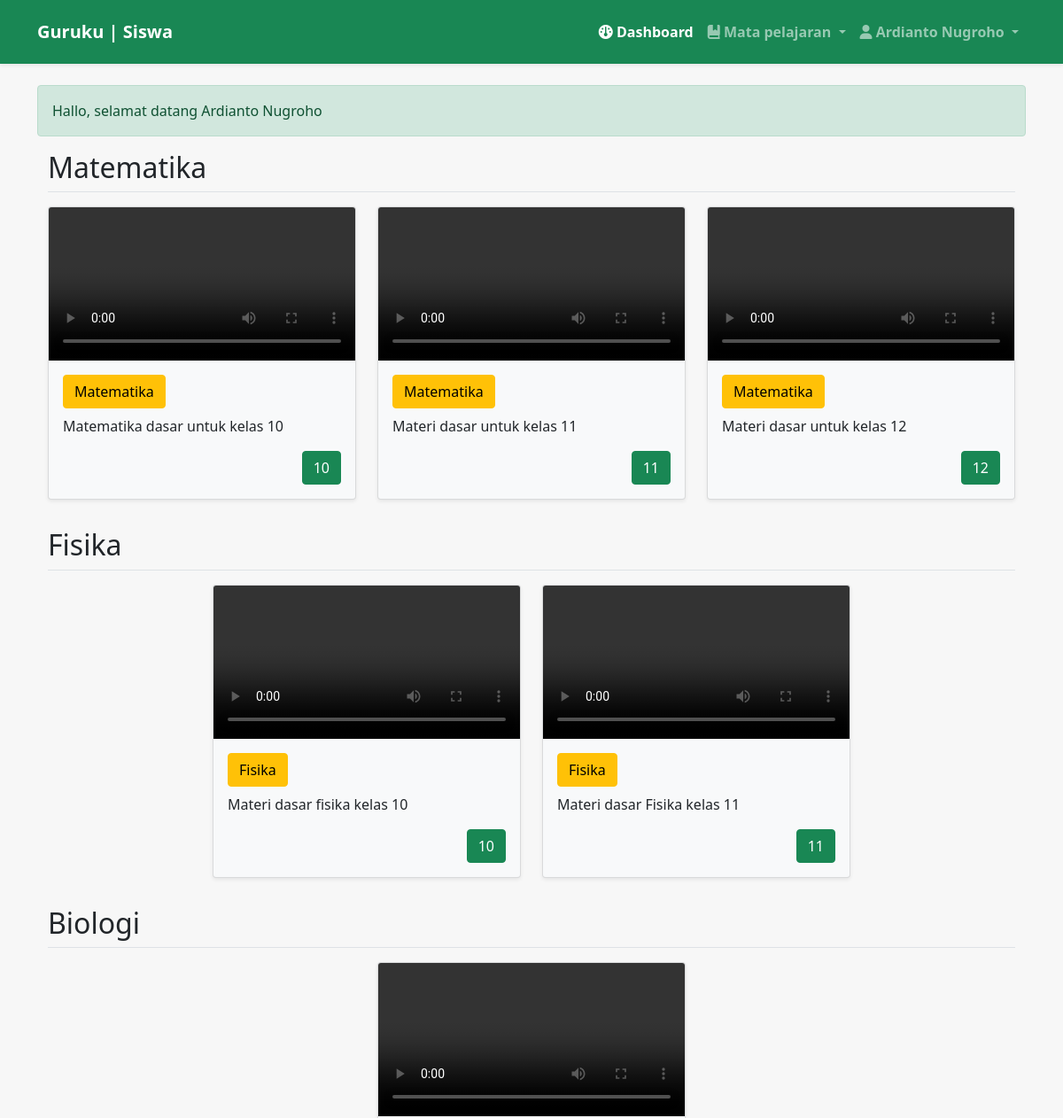
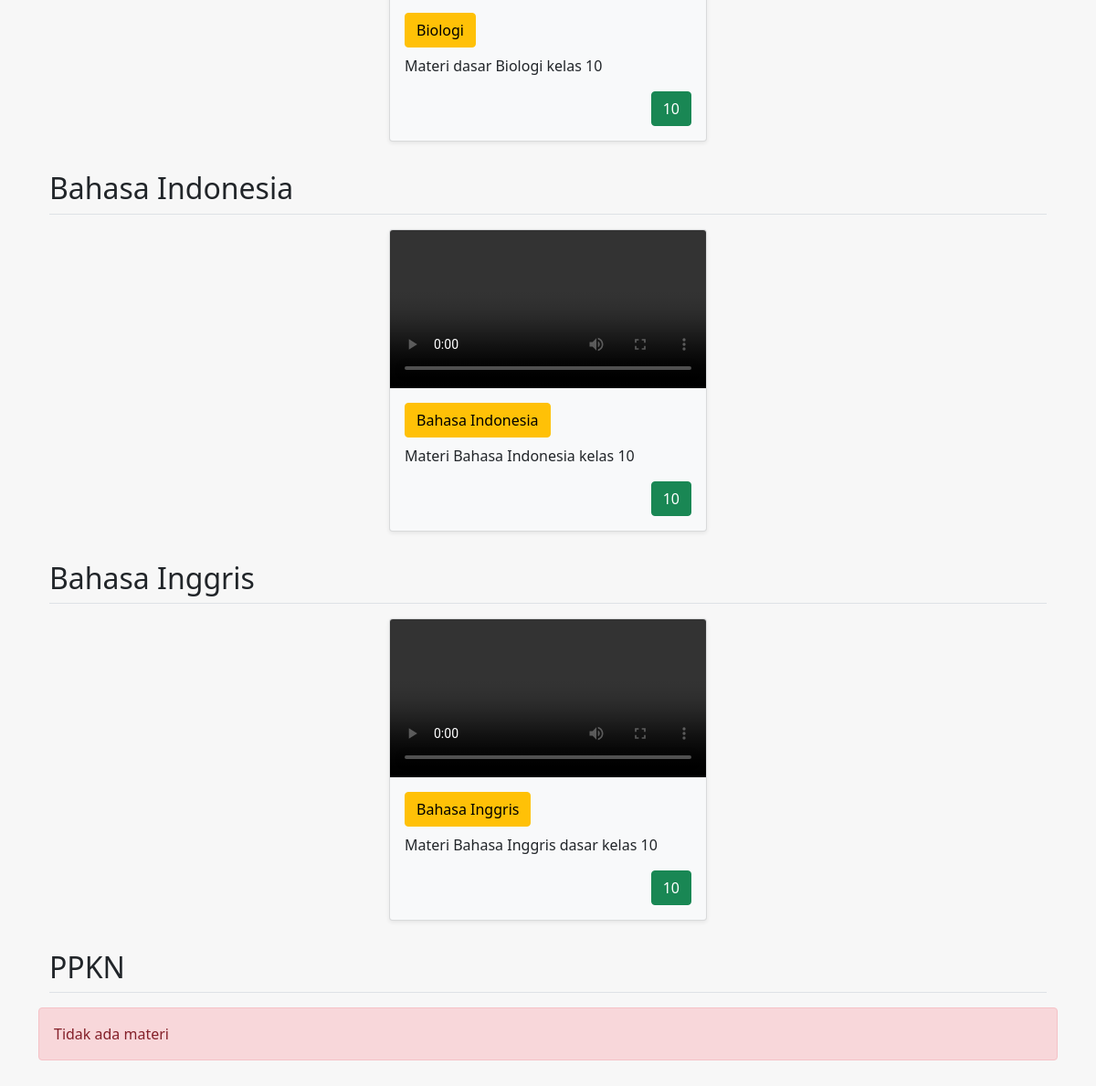
The page /back/siswa/index.php (signed in) on the database its author committed (2 pictures, top to bottom).
### tables this page shows
CREATE TABLE `materi` (
  `id_materi` int(11) NOT NULL,
  `nip` int(50) NOT NULL,
  `kelas_id` int(11) NOT NULL,
  `nama_guru` varchar(255) DEFAULT NULL,
  `nama_mapel` varchar(255) DEFAULT NULL,
  `video` varchar(255) DEFAULT NULL,
  `deskripsi` text DEFAULT NULL,
  `kelas` varchar(255) DEFAULT NULL
);

CREATE TABLE `kelas` (
  `id_kelas` int(11) NOT NULL,
  `nama_kelas` varchar(255) DEFAULT NULL
);

### back/siswa/dashboard.php (the view)
<div class="row">
    <div class="col-md-12">
        <div class="alert alert-success mb-3">
            Hallo, selamat datang <?= $_SESSION['nama'] ?>
        </div>
    </div>
</div>
<div class="container-fluid">
    <h2 class="border-bottom pb-2">Matematika</h2>
        <div class="row justify-content-center mb-3 mt-3">
            <?php
            include '../../config/koneksi.php';
                $query=mysqli_query($koneksi,"SELECT * FROM materi JOIN kelas ON materi.kelas_id = kelas.id_kelas WHERE nama_mapel='Matematika'");
                if (mysqli_num_rows($query) > 0) {
                    foreach($query as $data){
            ?>
               <div class="col-md-4 mb-3">
                <div class="card bg-light shadow-sm">
                    <video src="../guru/materi/video/<?= $data['video'] ?>" controls class="card-img-top"></video>
                        <div class="card-body">
                            <a href="index.php?page=<?= $data['nama_mapel']?>" class="btn btn-warning mb-2"><?= $data['nama_mapel']?></a>
                            <p class="card-text"><?= $data['deskripsi']?></p>
                            <p class="card-text text-end"><small class="text-muted"><a href="index.php?page=kelas_<?= $data['nama_kelas']?>" class="btn btn-success"><?= $data['nama_kelas']?></a></small></p>
                        </div>
                    </div>
               </div>
            <?php
            }
         } else{
            ?>
                <div class="alert alert-danger">Tidak ada materi</div>
            <?php
            }
            ?>
        </div>
    <h2 class="border-bottom pb-2" >Fisika</h2>
        <div class="row justify-content-center mb-3 mt-3">
            <?php
            include '../../config/koneksi.php';
                $query=mysqli_query($koneksi,"SELECT * FROM materi JOIN kelas ON materi.kelas_id = kelas.id_kelas WHERE nama_mapel='Fisika'");
                if (mysqli_num_rows($query) > 0) {
                    foreach($query as $data){
            ?>
               <div class="col-md-4 mb-3">
                <div class="card bg-light shadow-sm">
                    <video src="../guru/materi/video/<?= $data['video'] ?>" controls class="card-img-top"></video>
                        <div class="card-body">
                            <a href="index.php?page=<?= $data['nama_mapel']?>" class="btn btn-warning mb-2"><?= $data['nama_mapel']?></a>
                            <p class="card-text"><?= $data['deskripsi']?></p>
                            <p class="card-text text-end"><small class="text-muted"><a href="index.php?page=kelas_<?= $data['nama_kelas']?>" class="btn btn-success"><?= $data['nama_kelas']?></a></small></p>
                        </div>
                    </div>
               </div>
            <?php
            }
         } else{
            ?>
                <div class="alert alert-danger">Tidak ada materi</div>
            <?php
            }
            ?>
        </div>
    <h2 class="border-bottom pb-2">Biologi</h2>
        <div class="row justify-content-center mb-3 mt-3">
            <?php
            include '../../config/koneksi.php';
                $query=mysqli_query($koneksi,"SELECT * FROM materi JOIN kelas ON materi.kelas_id = kelas.id_kelas WHERE nama_mapel='Biologi'");
                if (mysqli_num_rows($query) > 0) {
                    foreach($query as $data){
            ?>
               <div class="col-md-4 mb-3">
                <div class="card bg-light shadow-sm">
                    <video src="../guru/materi/video/<?= $data['video'] ?>" controls class="card-img-top"></video>
                        <div class="card-body">
                            <a href="index.php?page=<?= $data['nama_mapel']?>" class="btn btn-warning mb-2"><?= $data['nama_mapel']?></a>
                            <p class="card-text"><?= $data['deskripsi']?></p>
                            <p class="card-text text-end"><small class="text-muted"><a href="index.php?page=kelas_<?= $data['nama_kelas']?>" class="btn btn-success"><?= $data['nama_kelas']?></a></small></p>
                        </div>
                    </div>
               </div>
            <?php
            }
         } else{
            ?>
                <div class="alert alert-danger">Tidak ada materi</div>
            <?php
            }
            ?>
        </div>
    <h2 class="border-bottom pb-2">Bahasa Indonesia</h2>
        <div class="row justify-content-center mb-3 mt-3">
            <?php
            include '../../config/koneksi.php';
                $query=mysqli_query($koneksi,"SELECT * FROM materi JOIN kelas ON materi.kelas_id = kelas.id_kelas WHERE nama_mapel='Bahasa Indonesia'");
                if (mysqli_num_rows($query) > 0) {
                    foreach($query as $data){
            ?>
               <div class="col-md-4 mb-3">
                <div class="card bg-light shadow-sm">
                    <video src="../guru/materi/video/<?= $data['video'] ?>" controls class="card-img-top"></video>
                        <div class="card-body">
                            <a href="index.php?page=<?= $data['nama_mapel']?>" class="btn btn-warning mb-2"><?= $data['nama_mapel']?></a>
                            <p class="card-text"><?= $data['deskripsi']?></p>
                            <p class="card-text text-end"><small class="text-muted"><a href="index.php?page=kelas_<?= $data['nama_kelas']?>" class="btn btn-success"><?= $data['nama_kelas']?></a></small></p>
                        </div>
                    </div>
               </div>
            <?php
            }
         } else{
            ?>
                <div class="alert alert-danger">Tidak ada materi</div>
            <?php
            }
            ?>
        </div>
    <h2 class="border-bottom pb-2">Bahasa Inggris</h2>
        <div class="row justify-content-center mb-3 mt-3">
            <?php
            include '../../config/koneksi.php';
                $query=mysqli_query($koneksi,"SELECT * FROM materi JOIN kelas ON materi.kelas_id = kelas.id_kelas WHERE nama_mapel='Bahasa Inggris'");
                if (mysqli_num_rows($query) > 0) {
                    foreach($query as $data){
            ?>
               <div class="col-md-4 mb-3">
                <div class="card bg-light shadow-sm">
                    <video src="../guru/materi/video/<?= $data['video'] ?>" controls class="card-img-top"></video>
                        <div class="card-body">
                            <a href="index.php?page=<?= $data['nama_mapel']?>" class="btn btn-warning mb-2"><?= $data['nama_mapel']?></a>
                            <p class="card-text"><?= $data['deskripsi']?></p>
                            <p class="card-text text-end"><small class="text-muted"><a href="index.php?page=kelas_<?= $data['nama_kelas']?>" class="btn btn-success"><?= $data['nama_kelas']?></a></small></p>
                        </div>
                    </div>
               </div>
            <?php
            }
         } else{
            ?>
                <div class="alert alert-danger">Tidak ada materi</div>
            <?php
            }
            ?>
        </div>
    <h2 class="border-bottom pb-2">PPKN</h2>
        <div class="row justify-content-center mb-3 mt-3">
            <?php
            include '../../config/koneksi.php';
                $query=mysqli_query($koneksi,"SELECT * FROM materi JOIN kelas ON materi.kelas_id = kelas.id_kelas WHERE nama_mapel='PPKN'");
                if (mysqli_num_rows($query) > 0) {
                    foreach($query as $data){
            ?>
               <div class="col-md-4 mb-3">
                <div class="card bg-light shadow-sm">
                    <video src="../guru/materi/video/<?= $data['video'] ?>" controls class="card-img-top"></video>
                        <div class="card-body">
                            <a href="index.php?page=<?= $data['nama_mapel']?>" class="btn btn-warning mb-2"><?= $data['nama_mapel']?></a>
                            <p class="card-text"><?= $data['deskripsi']?></p>
                            <p class="card-text text-end"><small class="text-muted"><a href="index.php?page=kelas_<?= $data['nama_kelas']?>" class="btn btn-success"><?= $data['nama_kelas']?></a></small></p>
                        </div>
                    </div>
               </div>
            <?php
            }
         } else{
            ?>
                <div class="alert alert-danger">Tidak ada materi</div>
            <?php
            }
            ?>
        </div>
</div>

### back/siswa/index.php (shortened to what this page needs)
<!DOCTYPE html>
<html lang="en">
<head>
    <link rel="stylesheet" href="../../assets/css/bootstrap.min.css">
    <link rel="stylesheet" href="../../assets/vendor/fontawesome-free-6.1.1-web/css/all.min.css">
</head>
<body style="background: #f7f7f7;">
    <nav class="navbar navbar-expand-lg shadow-sm navbar-dark bg-success p-3">
        <div class="container">
            <a class="navbar-brand fw-bolder text-white" href="#">Guruku | Siswa</a>
            <div class="collapse navbar-collapse" id="navbarSupportedContent">
                <ul class="navbar-nav ms-auto mb-2 mb-lg-0 fw-bold">
                    <li class="nav-item">
                        <a class="nav-link active" aria-current="page" href="index.php"><i class="fa-solid fa-gauge"></i> Dashboard</a>
                    </li>
                    <li class="nav-item dropdown">
                        <a class="nav-link dropdown-toggle" href="#" id="navbarDropdown" role="button"
                            data-bs-toggle="dropdown" aria-expanded="false">
                            <i class="fa-solid fa-book-bookmark"></i> Mata pelajaran
                        </a>
                    </li>
                    <li class="nav-item dropdown">
                        <a class="nav-link dropdown-toggle" href="#" id="navbarDropdown" role="button"
                            data-bs-toggle="dropdown" aria-expanded="false">
                            <i class="fa-solid fa-user"></i> <?= $_SESSION['nama'] ?>
                        </a>
                    </li>
                </ul>
            </div>
        </div>
    </nav>
    <div class="container mt-4">
        <?php
        include "menu.php";
        ?>
    </div>
</body>
</html>

### back/siswa/menu.php (shortened to what this page needs)
<?php
if (isset($_GET['page'])) {
    include '../../config/koneksi.php';
    $page = $_GET['page'];
    switch ($page) {
        case 'dashboard':
            include 'dashboard.php';
            break;
        case 'Matematika':
            include 'mapel/matematika.php';
            break;
        case 'Fisika':
            include 'mapel/fisika.php';
            break;
        case 'Kimia':
            include 'mapel/kimia.php';
            break;
        case 'Biologi':
            include 'mapel/biologi.php';
            break;
        case 'Bahasa Indonesia':
            include 'mapel/indonesia.php';
            break;
        case 'Bahasa Inggris':
            include 'mapel/inggris.php';
            break;
        case 'PPKN':
            include 'mapel/ppkn.php';
            break;
        case 'kelas_10':
            include 'mapel/kelas10.php';
            break;
        case 'kelas_11':
            include 'mapel/kelas11.php';
            break;
        case 'kelas_12':
            include 'mapel/kelas12.php';
            break;
        default:
            echo "<div class='alert alert-danger'><h1>Maaf halaman tidak ditemukan</h1></div>";
            break;
    }
} else {
    include 'dashboard.php';
}

### rows shown on the page
materi: nama_mapel "Matematika", deskripsi "Matematika dasar untuk kelas 10", kelas.nama_kelas "10"
materi: nama_mapel "Matematika", deskripsi "Materi dasar untuk kelas 11", kelas.nama_kelas "11"
materi: nama_mapel "Matematika", deskripsi "Materi dasar untuk kelas 12", kelas.nama_kelas "12"
materi: nama_mapel "Fisika", deskripsi "Materi dasar fisika kelas 10", kelas.nama_kelas "10"
materi: nama_mapel "Fisika", deskripsi "Materi dasar Fisika kelas 11", kelas.nama_kelas "11"
materi: nama_mapel "Biologi", deskripsi "Materi dasar Biologi kelas 10", kelas.nama_kelas "10"
materi: nama_mapel "Bahasa Indonesia", deskripsi "Materi Bahasa Indonesia kelas 10", kelas.nama_kelas "10"
materi: nama_mapel "Bahasa Inggris", deskripsi "Materi Bahasa Inggris dasar kelas 10", kelas.nama_kelas "10"

### other values the page prints
$_SESSION['nama'] "Ardianto Nugroho"
